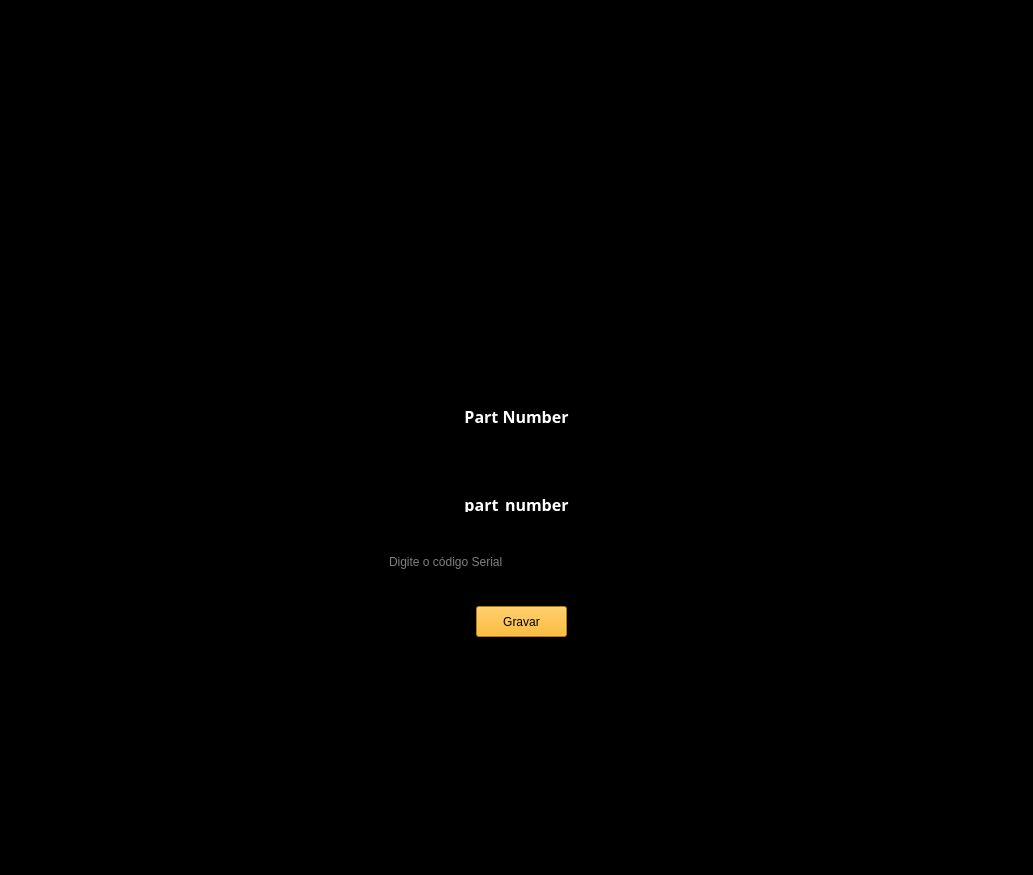
<?xml version="1.0" encoding="UTF-8"?>
<ui version="4.0">
 <class>MainWindow</class>
 <widget class="QMainWindow" name="MainWindow">
  <property name="geometry">
   <rect>
    <x>0</x>
    <y>0</y>
    <width>1033</width>
    <height>875</height>
   </rect>
  </property>
  <property name="maximumSize">
   <size>
    <width>1920</width>
    <height>1080</height>
   </size>
  </property>
  <property name="windowTitle">
   <string>Controle de Inventário</string>
  </property>
  <property name="styleSheet">
   <string notr="true">background-color: rgb(0, 0, 0);</string>
  </property>
  <widget class="QWidget" name="centralwidget">
   <layout class="QGridLayout" name="gridLayout">
    <item row="0" column="0">
     <widget class="QFrame" name="frame">
      <property name="minimumSize">
       <size>
        <width>500</width>
        <height>500</height>
       </size>
      </property>
      <property name="maximumSize">
       <size>
        <width>500</width>
        <height>500</height>
       </size>
      </property>
      <property name="frameShape">
       <enum>QFrame::StyledPanel</enum>
      </property>
      <property name="frameShadow">
       <enum>QFrame::Raised</enum>
      </property>
      <widget class="QFrame" name="frame_2">
       <property name="geometry">
        <rect>
         <x>50</x>
         <y>0</y>
         <width>400</width>
         <height>200</height>
        </rect>
       </property>
       <property name="minimumSize">
        <size>
         <width>400</width>
         <height>200</height>
        </size>
       </property>
       <property name="maximumSize">
        <size>
         <width>400</width>
         <height>200</height>
        </size>
       </property>
       <property name="styleSheet">
        <string notr="true">image: url(:/imagens/imagens/logo_inventario.png);</string>
       </property>
       <property name="frameShape">
        <enum>QFrame::StyledPanel</enum>
       </property>
       <property name="frameShadow">
        <enum>QFrame::Raised</enum>
       </property>
      </widget>
      <widget class="QLabel" name="label">
       <property name="geometry">
        <rect>
         <x>0</x>
         <y>230</y>
         <width>501</width>
         <height>20</height>
        </rect>
       </property>
       <property name="font">
        <font>
         <family>Arial Black</family>
         <pointsize>12</pointsize>
         <weight>75</weight>
         <bold>true</bold>
        </font>
       </property>
       <property name="styleSheet">
        <string notr="true">color: rgb(255, 255, 255);</string>
       </property>
       <property name="text">
        <string>Part Number</string>
       </property>
       <property name="alignment">
        <set>Qt::AlignCenter</set>
       </property>
      </widget>
      <widget class="QLabel" name="lbl_part_number">
       <property name="geometry">
        <rect>
         <x>0</x>
         <y>320</y>
         <width>501</width>
         <height>16</height>
        </rect>
       </property>
       <property name="font">
        <font>
         <family>Arial Black</family>
         <pointsize>12</pointsize>
         <weight>75</weight>
         <bold>true</bold>
        </font>
       </property>
       <property name="styleSheet">
        <string notr="true">color: rgb(255, 255, 255);</string>
       </property>
       <property name="text">
        <string>part_number</string>
       </property>
       <property name="alignment">
        <set>Qt::AlignCenter</set>
       </property>
      </widget>
      <widget class="QLineEdit" name="serial_txt">
       <property name="geometry">
        <rect>
         <x>120</x>
         <y>360</y>
         <width>271</width>
         <height>51</height>
        </rect>
       </property>
       <property name="styleSheet">
        <string notr="true">color: rgb(255, 255, 255);
font: 87 12pt &quot;Segoe UI Black&quot;;</string>
       </property>
       <property name="placeholderText">
        <string>Digite o código Serial</string>
       </property>
      </widget>
      <widget class="QPushButton" name="serial_grava">
       <property name="geometry">
        <rect>
         <x>210</x>
         <y>430</y>
         <width>91</width>
         <height>31</height>
        </rect>
       </property>
       <property name="styleSheet">
        <string notr="true">QPushButton{
background-color: rgb(255, 170, 0);
}
QPushButton:hover{
background-color: rgb(255, 170, 127);
}</string>
       </property>
       <property name="text">
        <string>Gravar</string>
       </property>
      </widget>
      <widget class="QLabel" name="label_2">
       <property name="geometry">
        <rect>
         <x>0</x>
         <y>260</y>
         <width>501</width>
         <height>20</height>
        </rect>
       </property>
       <property name="font">
        <font>
         <family>Arial Black</family>
         <pointsize>12</pointsize>
         <weight>75</weight>
         <bold>true</bold>
        </font>
       </property>
       <property name="styleSheet">
        <string notr="true">color: rgb(255, 255, 255);</string>
       </property>
       <property name="text">
        <string/>
       </property>
       <property name="alignment">
        <set>Qt::AlignCenter</set>
       </property>
      </widget>
     </widget>
    </item>
   </layout>
  </widget>
  <widget class="QMenuBar" name="menubar">
   <property name="geometry">
    <rect>
     <x>0</x>
     <y>0</y>
     <width>1033</width>
     <height>21</height>
    </rect>
   </property>
  </widget>
  <widget class="QStatusBar" name="statusbar"/>
 </widget>
 <resources>
  <include location="rsc_2.qrc"/>
 </resources>
 <connections/>
</ui>
